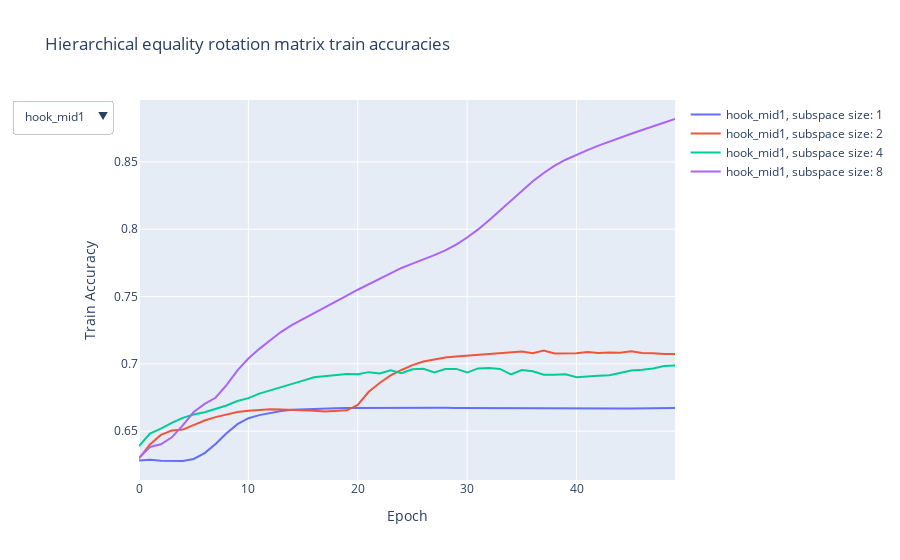

The code cell stored with this chart in its notebook:
### Code cell
import plotly.graph_objects as go

traces = []

# Iterate over the first two elements of intervene_hook
for i, hook in enumerate(intervene_hook[:2]):
    # Iterate over subspace_size
    for j, size in enumerate(subspace_size):
        # Get train accuracies for the current hook and size
        train_accuracies = train_accuracies_he[i, j]
        
        # Create a scatter trace for the train accuracies
        trace = go.Scatter(
            x=list(range(len(train_accuracies))),
            y=train_accuracies,
            name=f"{hook}, subspace size: {size}",
            mode="lines",
            visible=bool(1-i),
        )
        
        # Add the trace to the list of traces
        traces.append(trace)

# Create layout
layout = go.Layout(
    title="Hierarchical equality rotation matrix train accuracies",
    xaxis_title="Epoch",
    yaxis_title="Train Accuracy",
    updatemenus=[
        dict(
            buttons=[
                dict(
                    label="hook_mid1",
                    method="update",
                    args=[{"visible": [True] * 4 + [False] *4}]
                ),
                dict(
                    label="hook_mid2",
                    method="update",
                    args=[{"visible": [False] * 4 + [True] *4}]
                )
            ],
            active=0,
            showactive=True
        )
    ]
)

# Create Figure object
fig = go.Figure(data=traces, layout=layout)

# Display the figure
fig.show()
